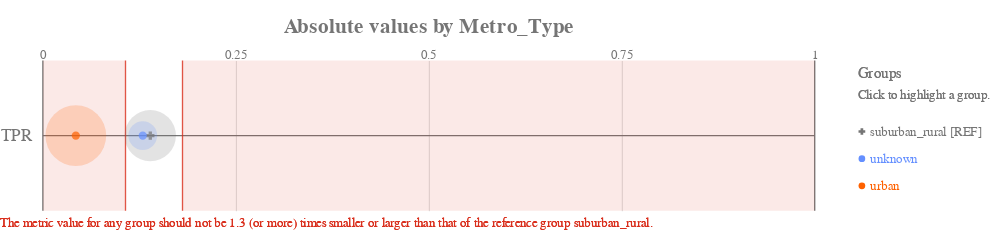

Source (notebook cell):
### Code cell
ap.absolute(bdf, metrics, 'metro_type', fairness_threshold = disparity_tolerance)

### Figure 1 — Vega-Lite specification as saved in the notebook (floating-point values rounded to 4 significant figures)
{"config": {"view": {"continuousWidth": 400, "continuousHeight": 300, "strokeWidth": 0}, "axisLeft": {"labelColor": "rgb(117,117,117)", "labelFont": "Arial", "labelFontSize": 16}, "title": {"align": "center", "baseline": "middle", "color": "rgb(117,117,117)", "font": "Arial", "fontSize": 20, "fontWeight": "bold"}}, "layer": [{"data": {"name": "data-2877b248c93196b56da8c0b23bb53c1d"}, "mark": {"type": "rule", "stroke": "rgb(117,117,117)", "strokeWidth": 1.25, "tooltip": ""}, "encoding": {"x": {"type": "quantitative", "field": "start", "scale": {"domain": [0, 1], "range": [40.0, 760.0]}}, "x2": {"field": "end"}, "y": {"type": "nominal", "axis": {"domain": false, "labelAngle": 0, "labelPadding": -30, "orient": "left", "ticks": false, "title": ""}, "field": "y_position", "scale": {"domain": ["TPR"], "range": [17.5, 157.5]}}}}, {"data": {"name": "data-6cfe259518f6c7b358d8f836a73e6b7f"}, "mark": {"type": "rule", "stroke": "rgb(117,117,117)", "strokeWidth": 1.25, "tooltip": ""}, "encoding": {"x": {"type": "quantitative", "field": "x_position", "scale": {"domain": [0, 1], "range": [40.0, 760.0]}}, "y": {"value": 17.5}, "y2": {"value": 157.5}}}, {"data": {"name": "data-60ed1133fa688d151d36705a369482e0"}, "mark": {"type": "text", "align": "center", "color": "rgb(117,117,117)", "font": "Arial", "fontSize": 12, "fontWeight": "normal", "tooltip": ""}, "encoding": {"text": {"type": "nominal", "field": "value"}, "x": {"type": "quantitative", "field": "value", "scale": {"domain": [0, 1], "range": [40.0, 760.0]}}, "y": {"value": 12.25}}}, {"layer": [{"mark": {"type": "rect", "opacity": 0.8, "stroke": "rgb(217, 46, 28)", "strokeWidth": 1.25, "tooltip": ""}, "encoding": {"x": {"type": "quantitative", "field": "lower_threshold_value", "scale": {"domain": [0, 1], "range": [40.0, 760.0]}}, "x2": {"field": "lower_threshold_value"}, "y": {"type": "nominal", "axis": {"domain": false, "grid": false, "labels": false, "ticks": false, "title": " "}, "field": "metric", "scale": {"domain": ["TPR"], "range": [17.5, 157.5]}}}}, {"mark": {"type": "rect", "opacity": 0.8, "stroke": "rgb(217, 46, 28)", "strokeWidth": 1.25, "tooltip": ""}, "encoding": {"x": {"type": "quantitative", "field": "upper_threshold_value", "scale": {"domain": [0, 1], "range": [40.0, 760.0]}}, "x2": {"field": "upper_threshold_value"}, "y": {"type": "nominal", "axis": {"domain": false, "grid": false, "labels": false, "ticks": false, "title": " "}, "field": "metric", "scale": {"domain": ["TPR"], "range": [17.5, 157.5]}}}}, {"layer": [{"mark": {"type": "rect", "fill": "rgb(217, 46, 28)", "opacity": 0.1, "tooltip": ""}, "encoding": {"x": {"type": "quantitative", "field": "lower_threshold_value", "scale": {"domain": [0, 1], "range": [40.0, 760.0]}}, "x2": {"field": "lower_end"}, "y": {"type": "nominal", "axis": {"domain": false, "grid": false, "labels": false, "ticks": false, "title": " "}, "field": "metric", "scale": {"domain": ["TPR"], "range": [17.5, 157.5]}}}}, {"mark": {"type": "rect", "fill": "rgb(217, 46, 28)", "opacity": 0.1, "tooltip": ""}, "encoding": {"x": {"type": "quantitative", "field": "upper_threshold_value", "scale": {"domain": [0, 1], "range": [40.0, 760.0]}}, "x2": {"field": "upper_end"}, "y": {"type": "nominal", "axis": {"domain": false, "grid": false, "labels": false, "ticks": false, "title": " "}, "field": "metric", "scale": {"domain": ["TPR"], "range": [17.5, 157.5]}}}}]}, {"data": {"name": "data-79dd248bdaa0ea02c535240e8ad022c8"}, "mark": {"type": "text", "align": "left", "baseline": "top", "fill": "rgb(217, 46, 28)", "font": "Arial", "fontSize": 12, "fontWeight": "normal", "tooltip": ""}, "encoding": {"text": {"value": "The metric value for any group should not be 1.3 (or more) times smaller or larger than that of the reference group suburban_rural."}, "x": {"value": 0}, "y": {"value": 163.3}}}], "data": {"name": "data-74b0917fc9b76bd87c3f32f9ae9e31bd"}}, {"layer": [{"mark": "circle"}, {"data": {"name": "data-c9b567e44bc738f5e40a399c47e7d27e"}, "mark": {"type": "circle", "opacity": 0.2}, "encoding": {"color": {"condition": {"type": "nominal", "field": "attribute_value", "legend": null, "scale": {"domain": ["suburban_rural", "unknown", "urban"], "range": ["rgb(117,117,117)", "rgb(100, 143, 255)", "rgb(254, 97, 0)", "rgb(220, 38, 127)", "rgb(255, 176, 0)", "rgb(120, 94, 240)"]}, "selection": "selector013"}, "value": "rgb(224,224,224)"}, "size": {"type": "quantitative", "field": "group_size", "legend": null, "scale": {"domain": [0, 10940.0], "range": [0, 3848.0]}}, "tooltip": [{"type": "nominal", "field": "attribute_value", "title": "Group"}, {"type": "nominal", "field": "tooltip_group_size", "title": "Group Size"}, {"type": "nominal", "field": "tooltip_disparity_explanation_tpr", "title": "Disparity"}, {"type": "quantitative", "field": "tpr", "format": ".2f", "title": "TPR"}], "x": {"type": "quantitative", "axis": {"domain": false, "labels": false, "ticks": false, "title": null, "values": [0.25, 0.5, 0.75]}, "field": "tpr", "scale": {"domain": [0, 1], "range": [40.0, 760.0]}}, "y": {"type": "nominal", "axis": {"domain": false, "grid": false, "labels": false, "ticks": false, "title": " "}, "field": "metric_variable", "scale": {"domain": ["TPR"], "range": [17.5, 157.5]}}}, "selection": {"selector015": {"type": "multi", "empty": "all", "fields": ["attribute_value"]}}, "transform": [{"calculate": "'TPR'", "as": "metric_variable"}]}, {"layer": [{"mark": "point"}, {"data": {"name": "data-c9b567e44bc738f5e40a399c47e7d27e"}, "mark": {"type": "point", "filled": true, "size": 60}, "encoding": {"color": {"condition": {"type": "nominal", "field": "attribute_value", "legend": null, "scale": {"domain": ["suburban_rural", "unknown", "urban"], "range": ["rgb(117,117,117)", "rgb(100, 143, 255)", "rgb(254, 97, 0)", "rgb(220, 38, 127)", "rgb(255, 176, 0)", "rgb(120, 94, 240)"]}, "selection": "selector013"}, "value": "rgb(224,224,224)"}, "shape": {"type": "nominal", "field": "attribute_value", "legend": null, "scale": {"domain": ["suburban_rural", "unknown", "urban"], "range": ["cross", "circle", "circle"]}}, "tooltip": [{"type": "nominal", "field": "attribute_value", "title": "Group"}, {"type": "nominal", "field": "tooltip_group_size", "title": "Group Size"}, {"type": "nominal", "field": "tooltip_disparity_explanation_tpr", "title": "Disparity"}, {"type": "quantitative", "field": "tpr", "format": ".2f", "title": "TPR"}], "x": {"type": "quantitative", "axis": {"domain": false, "labels": false, "ticks": false, "title": null, "values": [0.25, 0.5, 0.75]}, "field": "tpr", "scale": {"domain": [0, 1], "range": [40.0, 760.0]}}, "y": {"type": "nominal", "axis": {"domain": false, "grid": false, "labels": false, "ticks": false, "title": " "}, "field": "metric_variable", "scale": {"domain": ["TPR"], "range": [17.5, 157.5]}}}, "selection": {"selector014": {"type": "multi", "empty": "all", "fields": ["attribute_value"]}}, "transform": [{"calculate": "'TPR'", "as": "metric_variable"}]}]}]}, {"layer": [{"mark": {"type": "point", "filled": true, "opacity": 1, "size": 39.48}, "encoding": {"color": {"condition": {"type": "nominal", "field": "attribute_value", "legend": null, "scale": {"domain": ["suburban_rural", "unknown", "urban"], "range": ["rgb(117,117,117)", "rgb(100, 143, 255)", "rgb(254, 97, 0)", "rgb(220, 38, 127)", "rgb(255, 176, 0)", "rgb(120, 94, 240)"]}, "selection": "selector013"}, "value": "rgb(224,224,224)"}, "shape": {"type": "nominal", "field": "attribute_value", "legend": null, "scale": {"domain": ["suburban_rural", "unknown", "urban"], "range": ["cross", "circle", "circle"]}}, "x": {"value": 804}, "y": {"type": "nominal", "axis": {"domain": false, "grid": false, "labels": false, "ticks": false, "title": " "}, "field": "attribute_value", "scale": {"domain": ["suburban_rural", "unknown", "urban"], "range": [71, 147]}}}, "selection": {"selector013": {"type": "multi", "empty": "all", "fields": ["attribute_value"]}}}, {"mark": {"type": "text", "align": "left", "baseline": "middle", "font": "Arial", "fontSize": 12, "fontWeight": "normal"}, "encoding": {"color": {"condition": {"type": "nominal", "field": "attribute_value", "legend": null, "scale": {"domain": ["suburban_rural", "unknown", "urban"], "range": ["rgb(117,117,117)", "rgb(100, 143, 255)", "rgb(254, 97, 0)", "rgb(220, 38, 127)", "rgb(255, 176, 0)", "rgb(120, 94, 240)"]}, "selection": "selector013"}, "value": "rgb(224,224,224)"}, "text": {"type": "nominal", "field": "label"}, "x": {"value": 812}, "y": {"type": "nominal", "axis": {"domain": false, "grid": false, "labels": false, "ticks": false, "title": " "}, "field": "attribute_value", "scale": {"domain": ["suburban_rural", "unknown", "urban"], "range": [71, 147]}}}, "selection": {"selector016": {"type": "multi", "empty": "all", "fields": ["attribute_value"]}}}, {"data": {"name": "data-79dd248bdaa0ea02c535240e8ad022c8"}, "mark": {"type": "text", "align": "left", "baseline": "middle", "color": "rgb(117,117,117)", "font": "Arial", "fontSize": 12, "fontWeight": "normal"}, "encoding": {"text": {"value": "Click to highlight a group."}, "x": {"value": 800}, "y": {"value": 49}}}, {"data": {"name": "data-79dd248bdaa0ea02c535240e8ad022c8"}, "mark": {"type": "text", "align": "left", "baseline": "middle", "color": "rgb(117,117,117)", "font": "Arial", "fontSize": 14, "fontWeight": "normal"}, "encoding": {"text": {"value": "Groups"}, "x": {"value": 800}, "y": {"value": 30}}}], "data": {"name": "data-e1f9423a4bded23d71327d85bde107c5"}}], "height": 175, "padding": {"top": 15, "bottom": 10}, "resolve": {"scale": {"size": "independent", "y": "independent"}}, "title": "Absolute values by Metro_Type", "width": 800, "$schema": "https://vega.github.io/schema/vega-lite/v4.8.1.json", "datasets": {"data-2877b248c93196b56da8c0b23bb53c1d": [{"y_position": "TPR", "start": 0, "end": 1}], "data-6cfe259518f6c7b358d8f836a73e6b7f": [{"x_position": 0}, {"x_position": 1}], "data-60ed1133fa688d151d36705a369482e0": [{"value": 0.0}, {"value": 0.25}, {"value": 0.5}, {"value": 0.75}, {"value": 1.0}], "data-74b0917fc9b76bd87c3f32f9ae9e31bd": [{"lower_end": 0, "upper_end": 1, "lower_threshold_value": 0.107, "upper_threshold_value": 0.1809, "metric": "TPR"}], "data-79dd248bdaa0ea02c535240e8ad022c8": [{"a": 1, "b": 0}, {"a": 1, "b": 0}], "data-c9b567e44bc738f5e40a399c47e7d27e": [{"attribute_name": "metro_type", "attribute_value": "suburban_rural", "group_size": 6506, "total_entities": 17677, "tpr": 0.1392, "tpr_disparity": 1.0, "tpr_disparity_scaled": 0.0, "tooltip_group_size": "6,506 (36.80%)", "tooltip_disparity_explanation_tpr": "Reference group"}, {"attribute_name": "metro_type", "attribute_value": "unknown", "group_size": 2056, "total_entities": 17677, "tpr": 0.1294, "tpr_disparity": 0.93, "tpr_disparity_scaled": -0.0753, "tooltip_group_size": "2,056 (11.63%)", "tooltip_disparity_explanation_tpr": "1.08 times smaller TPR than the reference group"}, {"attribute_name": "metro_type", "attribute_value": "urban", "group_size": 9115, "total_entities": 17677, "tpr": 0.04267, "tpr_disparity": 0.3067, "tpr_disparity_scaled": -2.261, "tooltip_group_size": "9,115 (51.56%)", "tooltip_disparity_explanation_tpr": "3.26 times smaller TPR than the reference group"}], "data-e1f9423a4bded23d71327d85bde107c5": [{"attribute_value": "suburban_rural", "label": "suburban_rural [REF]"}, {"attribute_value": "unknown", "label": "unknown"}, {"attribute_value": "urban", "label": "urban"}]}}
